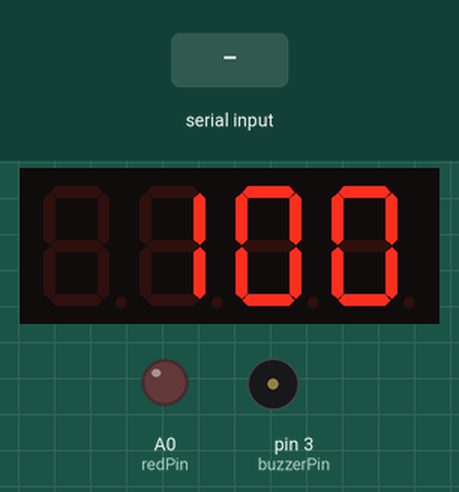
Recording of a sketch running on a simulated Arduino Uno, built with avr-gcc and run on an emulated ATmega328P. On the bench: 4-digit seven-segment display, output pins drawn as LEDs (lit = HIGH), buzzer (waves = sounding). The inputs (shaded band) are chosen by the test bench. Pins used as bus, display or sensor lines are not drawn.

Above: at 1.2 s.
1.3 s: byte 65 (ACK_PACKET) received over Serial
At 2.1 s:
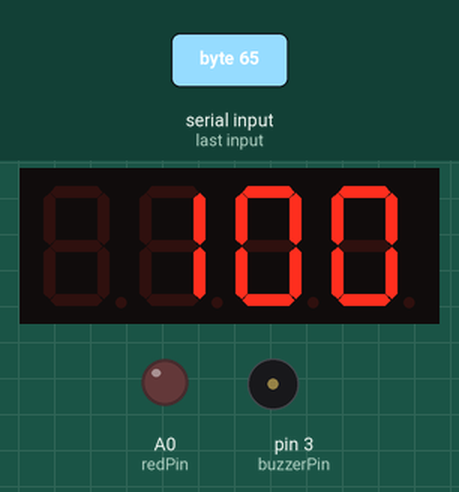
2.8 s: "0" received over Serial
At 4.1 s:
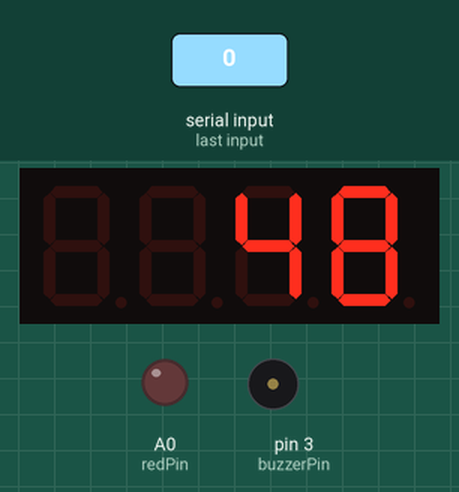
4.6 s: "1" received over Serial
At 4.76 s:
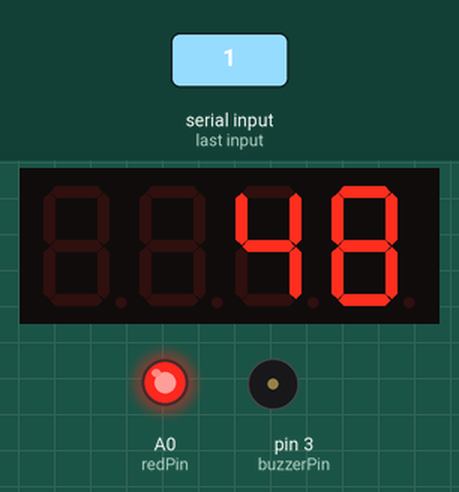
Timing chart, 0 to 7.6 s (numbered marks = the images above; inputs shaded):
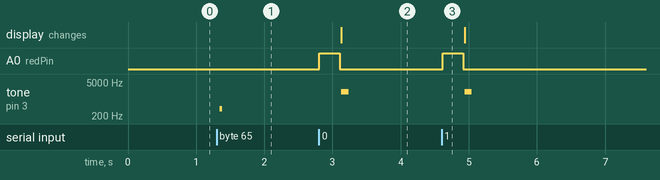

Measured:
- after the input at 1.3 s, tone on pin 3 (buzzerPin): silent → 399 Hz after 0.05 s, → silent 0.04 s later
- after the input at 2.8 s, A0 (redPin): LOW → HIGH at once, → LOW 0.30 s later; tone on pin 3 (buzzerPin): silent → 2000 Hz after 0.33 s, → silent 0.11 s later; the display: changes after 0.33 s (image 2)
- after the input at 4.6 s, A0 (redPin): LOW → HIGH at once, → LOW 0.30 s later; tone on pin 3 (buzzerPin): silent → 2000 Hz after 0.34 s, → silent 0.11 s later

The sketch:

vest_integrated.ino
```cpp
#include <Wire.h>
#include "CRC.h"
#include "CRC8.h"
#include <IRremote.hpp>
#include <TM1637Display.h>
#include <ezBuzzer.h>

#define HELLO_PACKET 'H'
#define ACK_PACKET 'A'
#define VEST_PACKET 'V'
#define BULLET_HIT_PACKET 'B'
#define SIZE_OF_PACKET 20
#define DURATION 60000000
#define TIMEOUT 100

#define redPin A0
#define CLK 5
#define DIO 4
#define GUN2 0xCD3239DF
#define GUN1 0xCD3239DE
#define SPEED 0x54511082
#define OSC 0xE6F839DE
#define BLINK 0x705C5422


bool handshakeDone;
bool packetAck;
bool isShot;
CRC8 crc;
byte sendBuffer[SIZE_OF_PACKET];
unsigned long startTime = 0;
unsigned long ackstartTime = 0;
char seq_Num = '0';

const int IR_RECEIVE_PIN = 2;
const int buzzerPin = 3;
int health;
int prevHealth;

TM1637Display display(CLK, DIO);
ezBuzzer buzzer(buzzerPin);

void playTone(int frequency, int duration) {
  long delayPeriod = 1000000 / frequency;  // Calculate the delay period for the desired frequency (in microseconds)
  long cycles = frequency * duration / 1000;  // Calculate the number of cycles for the duration
  for (long i = 0; i < cycles; i++) {
    digitalWrite(buzzerPin, HIGH);  // Set buzzer pin HIGH (buzz)
    delayMicroseconds(delayPeriod / 2);  // Delay for half the period (HIGH phase)
    digitalWrite(buzzerPin, LOW);   // Set buzzer pin LOW (silent)
    delayMicroseconds(delayPeriod / 2);  // Delay for the remaining half period (LOW phase)
  }
}
// Function for successful connection (low, mid, and high tones)
void playConnectionTone() {
  playTone(400, 2000);  // Low tone (400Hz) for 200ms
  delay(200);          // Brief pause between tones
  playTone(1000, 2000);  // Mid tone (700Hz) for 200ms
}
// Function for disconnection (high, mid, and low tones)
void playDisconnectionTone() {
  playTone(700, 2000);  // Mid tone (700Hz) for 200ms
  delay(200);          // Brief pause between tones
  playTone(400, 2000);  // Low tone (400Hz) for 200ms
}


struct AckPacket {
    byte typeOfPacket = ACK_PACKET;
    byte seqNum = 0;
    byte padding[17] = {0};
    byte checkSum;
};

struct VestPacket {
    byte packetType;
    byte seqNum;
    bool shotReceived;
    byte padding[16] = {0};
    byte checkSum;
};

void sendAckPkt() {
    AckPacket ackPkt;
    crc.reset();
    crc.add((byte*)&ackPkt, SIZE_OF_PACKET - sizeof(ackPkt.checkSum));
    ackPkt.checkSum = crc.getCRC();
    memcpy(sendBuffer, &ackPkt, sizeof(ackPkt));
    Serial.write(sendBuffer, SIZE_OF_PACKET);
    memset(sendBuffer, 0, sizeof(sendBuffer));
}

void sendVestData() {
    VestPacket vestPkt;
    vestPkt.packetType = VEST_PACKET;
    vestPkt.seqNum = seq_Num;
    vestPkt.shotReceived = true;
    crc.reset();
    crc.add((byte*)&vestPkt, SIZE_OF_PACKET - sizeof(vestPkt.checkSum));
    vestPkt.checkSum = crc.getCRC();
    memcpy(sendBuffer, &vestPkt, sizeof(vestPkt));
    Serial.write(sendBuffer, SIZE_OF_PACKET);
}

void visualsOnHit() {
  digitalWrite(redPin, HIGH);
  delay(300);
  digitalWrite(redPin, LOW);
  delay(1);
  return;
}

void bulletHit() {
  visualsOnHit();
  buzzer.beep(100);
  return;
}

void actionHit() {
  buzzer.beep(200);
  digitalWrite(redPin, HIGH);
  delay(200);
  digitalWrite(redPin, LOW);
  delay(100);
  digitalWrite(redPin, HIGH);
  delay(200);
  digitalWrite(redPin, LOW);
  delay(1);
  return;
}

void setup(void) {
    Serial.begin(115200);
    health = 100;
    prevHealth = 100;
    handshakeDone = false;
    IrReceiver.begin(IR_RECEIVE_PIN, ENABLE_LED_FEEDBACK); // Start the receiver
    pinMode(redPin, OUTPUT);
    pinMode(buzzerPin, OUTPUT);
    display.setBrightness(5);
    display.showNumberDec(health, false);
    buzzer.loop();
}

void loop() {
  if (Serial.available()) {
    char incomingResponse = Serial.read();
    if (incomingResponse == HELLO_PACKET) {
        sendAckPkt();
    } else if (incomingResponse == ACK_PACKET) {
        handshakeDone = true;
        //playTone(400, 4000);
        playConnectionTone();
    }
  }

  while (handshakeDone) {
    display.showNumberDec(health, false);
    buzzer.loop();
    if (Serial.available()) {
      char incomingResponse = Serial.read();
      if (incomingResponse == HELLO_PACKET) {
        sendAckPkt();
        handshakeDone = false;
        playDisconnectionTone();
        break;
      } else if (incomingResponse != HELLO_PACKET and incomingResponse != ACK_PACKET) {
          if (prevHealth != incomingResponse) {
            health = incomingResponse;
            bulletHit();
            // int healthdiff = prevHealth - health;
            // if (healthdiff == 5) {
            //   bulletHit();
            // } else if (healthdiff == 10) {
            //   actionHit();
            // }
            prevHealth = health;
          }
          else {
            continue;
          }
      }
    }

    if (IrReceiver.decode()) {
      //Serial.println(IrReceiver.decodedIRData.decodedRawData, HEX);
      //IrReceiver.printIRResultShort(&Serial);
      if (IrReceiver.decodedIRData.decodedRawData == GUN1) { //gun
        //bulletHit();
        packetAck = false;
        isShot = true;
        sendVestData();
        startTime = millis();
      }
      // } else if (IrReceiver.decodedIRData.decodedRawData == SPEED) {
      //   bulletHit();
      //   packetAck = false;
      //   isShot = true;
      //   sendVestData();
      //   startTime = millis();
      // }
      // switch(IrReceiver.decodedIRData.decodedRawData)
      // {
      //   case HIT: // hax val from laser gun
      //     bulletHit();
      //     packetAck = false;
      //     isShot = true;
      //     break;
      //   // case SPEED: //speed from remote controller
      //   //   bulletHit();
      //   //   packetAck = false;
      //   //   isShot = true;
      //   //   break;
      // }
      IrReceiver.resume(); // Enable receiving of the next value
    }

    // if (isShot and !packetAck) {
    //   sendVestData();
    //   startTime = millis();
    // }

    while (!packetAck and isShot) {
      if ((millis() - startTime) < TIMEOUT) {
          char incomingResponse = Serial.read();
        if (incomingResponse == ACK_PACKET) {
          packetAck = true;
          seq_Num = (seq_Num == '0') ? '1' : '0';
          isShot = false;
          break;
        }
        if (incomingResponse == HELLO_PACKET) {
          sendAckPkt();
          handshakeDone = false;
          playDisconnectionTone();
          break;
        }
      }
      if ((millis() - startTime) > TIMEOUT) {
        sendVestData();
        startTime = millis();
      }
    }
  }
}
```
